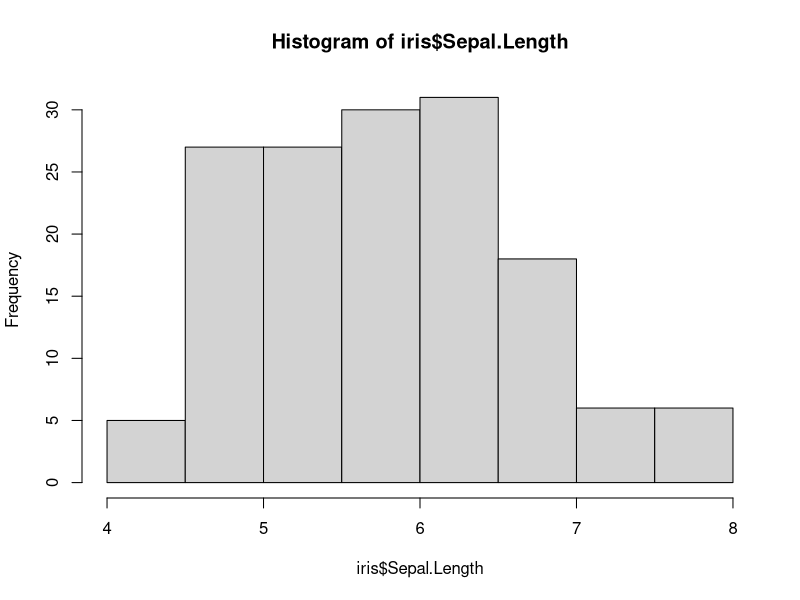
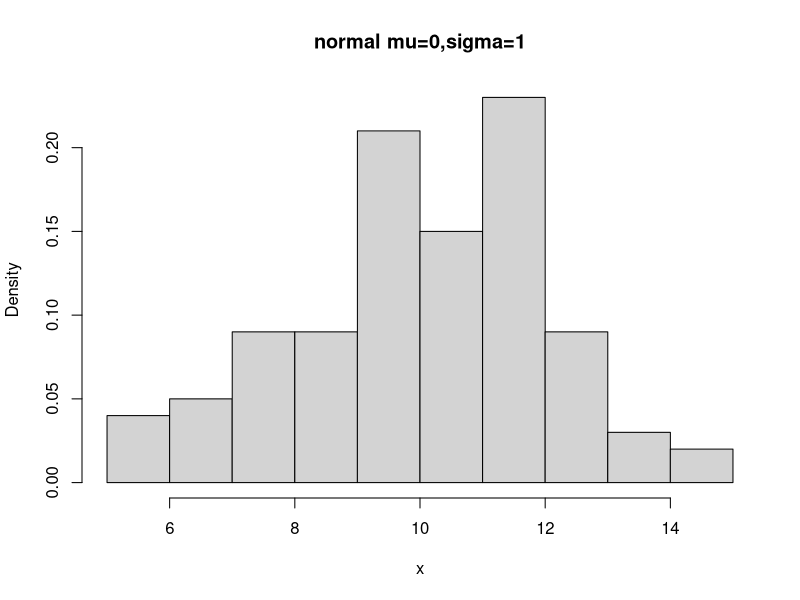

R code for these plots, in order:
#1 Statistical functions ####

# mean()：平均值
# var()：變異數
# sd()：標準差
# median()：中位數
# max()：最大值
# min()：最小值
# sum()：相加
# quantile()：分位數
# range()：極值
data(iris)

#Use iris data
head(iris, n=10)

# select "Sepal.Length"(花萼長度)
iris$Sepal.Length  

mean(iris$Sepal.Length)         #「花萼長度」的平均值

sd(iris$Sepal.Length)           #「花萼長度」的標準差
var(iris$Sepal.Length)          #「花萼長度」的變異數

sd(iris$Sepal.Width)
var(iris$Sepal.Width)


median(iris$Sepal.Length)       #「花萼長度」的中位數

max(iris$Sepal.Length)          #「花萼長度」中的最大值
min(iris$Sepal.Length)          #「花萼長度」中的最小值

sum(iris$Sepal.Length)          #「花萼長度」加總
range(iris$Sepal.Length)        #「花萼長度」最小值和最大值
diff(range(iris$Sepal.Length))  # 極值

quantile(iris$Sepal.Length, probs=0.25)  # 第一四分位數 
quantile(iris$Sepal.Length, probs=0.75)  # 第三四分位數
quantile(iris$Sepal.Length, c(.25, .75)) 
hist(iris$Sepal.Length)
#*****************************************************
# 2 Probability functions ####

#(1)unif	均勻分布
#(2)norm	正態分布(高斯分布)
#(3)binom	二項式分布
#(4)pois	Poisson 分布
#(5)chisq	卡方分布

#********************************************************
# 正態分布隨機數rnorm（）####
# rnorm（n,mean=0,sd=1）  
# n表示生成的隨機數數量；mean是正態分布的均值，默認為0；sd是正態分布的標準差，默認時為1

x <- rnorm(100, 10, 2)
x
hist(x,prob=T,main="normal mu=0,sigma=1") 

# 正態分佈的前題假設 -> 變數轉換